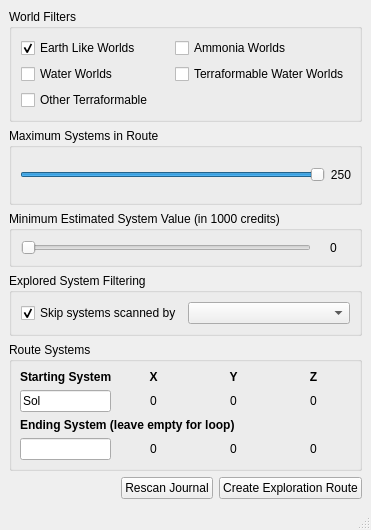
<?xml version="1.0" encoding="UTF-8"?>
<ui version="4.0">
 <class>ValueRouter</class>
 <widget class="QMainWindow" name="ValueRouter">
  <property name="geometry">
   <rect>
    <x>0</x>
    <y>0</y>
    <width>371</width>
    <height>530</height>
   </rect>
  </property>
  <property name="sizePolicy">
   <sizepolicy hsizetype="Preferred" vsizetype="Preferred">
    <horstretch>0</horstretch>
    <verstretch>0</verstretch>
   </sizepolicy>
  </property>
  <property name="minimumSize">
   <size>
    <width>371</width>
    <height>530</height>
   </size>
  </property>
  <property name="windowTitle">
   <string>Exploration Router</string>
  </property>
  <widget class="QWidget" name="centralWidget">
   <property name="sizePolicy">
    <sizepolicy hsizetype="MinimumExpanding" vsizetype="MinimumExpanding">
     <horstretch>0</horstretch>
     <verstretch>0</verstretch>
    </sizepolicy>
   </property>
   <layout class="QVBoxLayout" name="verticalLayout">
    <item>
     <widget class="QGroupBox" name="groupBox">
      <property name="sizePolicy">
       <sizepolicy hsizetype="Preferred" vsizetype="Preferred">
        <horstretch>0</horstretch>
        <verstretch>0</verstretch>
       </sizepolicy>
      </property>
      <property name="title">
       <string>World Filters</string>
      </property>
      <layout class="QGridLayout" name="gridLayout">
       <item row="0" column="0">
        <widget class="QCheckBox" name="elw">
         <property name="text">
          <string>Earth Like Worlds</string>
         </property>
         <property name="checked">
          <bool>true</bool>
         </property>
        </widget>
       </item>
       <item row="0" column="1">
        <widget class="QCheckBox" name="aw">
         <property name="text">
          <string>Ammonia Worlds</string>
         </property>
        </widget>
       </item>
       <item row="1" column="0">
        <widget class="QCheckBox" name="ww">
         <property name="text">
          <string>Water Worlds</string>
         </property>
        </widget>
       </item>
       <item row="1" column="1">
        <widget class="QCheckBox" name="wwt">
         <property name="text">
          <string>Terraformable Water Worlds</string>
         </property>
        </widget>
       </item>
       <item row="2" column="0">
        <widget class="QCheckBox" name="tf">
         <property name="text">
          <string>Other Terraformable</string>
         </property>
        </widget>
       </item>
      </layout>
     </widget>
    </item>
    <item>
     <widget class="QGroupBox" name="groupBox_5">
      <property name="sizePolicy">
       <sizepolicy hsizetype="MinimumExpanding" vsizetype="MinimumExpanding">
        <horstretch>0</horstretch>
        <verstretch>0</verstretch>
       </sizepolicy>
      </property>
      <property name="title">
       <string>Maximum Systems in Route</string>
      </property>
      <layout class="QHBoxLayout" name="horizontalLayout_4">
       <property name="spacing">
        <number>5</number>
       </property>
       <property name="leftMargin">
        <number>8</number>
       </property>
       <property name="topMargin">
        <number>8</number>
       </property>
       <property name="rightMargin">
        <number>8</number>
       </property>
       <property name="bottomMargin">
        <number>8</number>
       </property>
       <item>
        <widget class="QSlider" name="systemCountSlider">
         <property name="sizePolicy">
          <sizepolicy hsizetype="Expanding" vsizetype="Fixed">
           <horstretch>0</horstretch>
           <verstretch>100</verstretch>
          </sizepolicy>
         </property>
         <property name="minimum">
          <number>1</number>
         </property>
         <property name="maximum">
          <number>250</number>
         </property>
         <property name="value">
          <number>250</number>
         </property>
         <property name="orientation">
          <enum>Qt::Horizontal</enum>
         </property>
         <property name="invertedControls">
          <bool>false</bool>
         </property>
         <property name="tickPosition">
          <enum>QSlider::NoTicks</enum>
         </property>
         <property name="tickInterval">
          <number>5</number>
         </property>
        </widget>
       </item>
       <item>
        <widget class="QLabel" name="systemCountLabel">
         <property name="sizePolicy">
          <sizepolicy hsizetype="Preferred" vsizetype="Preferred">
           <horstretch>0</horstretch>
           <verstretch>0</verstretch>
          </sizepolicy>
         </property>
         <property name="minimumSize">
          <size>
           <width>0</width>
           <height>0</height>
          </size>
         </property>
         <property name="text">
          <string>250</string>
         </property>
         <property name="alignment">
          <set>Qt::AlignRight|Qt::AlignTrailing|Qt::AlignVCenter</set>
         </property>
        </widget>
       </item>
      </layout>
     </widget>
    </item>
    <item>
     <widget class="QGroupBox" name="groupBox_2">
      <property name="title">
       <string>Minimum Estimated System Value (in 1000 credits)</string>
      </property>
      <layout class="QHBoxLayout" name="horizontalLayout">
       <item>
        <widget class="QSlider" name="minSystemValue">
         <property name="maximum">
          <number>4000</number>
         </property>
         <property name="singleStep">
          <number>100</number>
         </property>
         <property name="pageStep">
          <number>200</number>
         </property>
         <property name="tracking">
          <bool>false</bool>
         </property>
         <property name="orientation">
          <enum>Qt::Horizontal</enum>
         </property>
        </widget>
       </item>
       <item>
        <widget class="QLabel" name="label">
         <property name="minimumSize">
          <size>
           <width>33</width>
           <height>0</height>
          </size>
         </property>
         <property name="text">
          <string>0</string>
         </property>
         <property name="alignment">
          <set>Qt::AlignCenter</set>
         </property>
        </widget>
       </item>
      </layout>
     </widget>
    </item>
    <item>
     <widget class="QGroupBox" name="commanderFilterGroup">
      <property name="title">
       <string>Explored System Filtering</string>
      </property>
      <layout class="QGridLayout" name="gridLayout_3">
       <item row="0" column="1">
        <widget class="QComboBox" name="filterCommander">
         <property name="sizePolicy">
          <sizepolicy hsizetype="MinimumExpanding" vsizetype="Preferred">
           <horstretch>0</horstretch>
           <verstretch>0</verstretch>
          </sizepolicy>
         </property>
        </widget>
       </item>
       <item row="0" column="0">
        <widget class="QCheckBox" name="filterVisited">
         <property name="sizePolicy">
          <sizepolicy hsizetype="Minimum" vsizetype="Preferred">
           <horstretch>0</horstretch>
           <verstretch>0</verstretch>
          </sizepolicy>
         </property>
         <property name="text">
          <string>Skip systems scanned by</string>
         </property>
         <property name="checked">
          <bool>true</bool>
         </property>
        </widget>
       </item>
      </layout>
     </widget>
    </item>
    <item>
     <widget class="QGroupBox" name="groupBox_7">
      <property name="sizePolicy">
       <sizepolicy hsizetype="MinimumExpanding" vsizetype="MinimumExpanding">
        <horstretch>0</horstretch>
        <verstretch>0</verstretch>
       </sizepolicy>
      </property>
      <property name="title">
       <string>Route Systems</string>
      </property>
      <property name="flat">
       <bool>false</bool>
      </property>
      <layout class="QGridLayout" name="gridLayout_4">
       <property name="leftMargin">
        <number>8</number>
       </property>
       <property name="topMargin">
        <number>8</number>
       </property>
       <property name="rightMargin">
        <number>8</number>
       </property>
       <property name="bottomMargin">
        <number>8</number>
       </property>
       <property name="horizontalSpacing">
        <number>5</number>
       </property>
       <property name="verticalSpacing">
        <number>6</number>
       </property>
       <item row="7" column="0">
        <widget class="NoBeepLineEdit" name="systemNameEnd">
         <property name="sizePolicy">
          <sizepolicy hsizetype="Expanding" vsizetype="Preferred">
           <horstretch>0</horstretch>
           <verstretch>100</verstretch>
          </sizepolicy>
         </property>
         <property name="toolTip">
          <string>Current system, used as starting point for route.</string>
         </property>
         <property name="text">
          <string/>
         </property>
         <property name="placeholderText">
          <string/>
         </property>
        </widget>
       </item>
       <item row="0" column="1">
        <widget class="QLabel" name="label_7">
         <property name="font">
          <font>
           <weight>75</weight>
           <bold>true</bold>
          </font>
         </property>
         <property name="text">
          <string>X</string>
         </property>
         <property name="alignment">
          <set>Qt::AlignCenter</set>
         </property>
        </widget>
       </item>
       <item row="1" column="0">
        <widget class="NoBeepLineEdit" name="systemName">
         <property name="sizePolicy">
          <sizepolicy hsizetype="Expanding" vsizetype="Preferred">
           <horstretch>0</horstretch>
           <verstretch>100</verstretch>
          </sizepolicy>
         </property>
         <property name="toolTip">
          <string>Current system, used as starting point for route.</string>
         </property>
         <property name="text">
          <string>Sol</string>
         </property>
         <property name="placeholderText">
          <string/>
         </property>
        </widget>
       </item>
       <item row="1" column="3">
        <widget class="QLabel" name="z">
         <property name="sizePolicy">
          <sizepolicy hsizetype="Minimum" vsizetype="Preferred">
           <horstretch>0</horstretch>
           <verstretch>0</verstretch>
          </sizepolicy>
         </property>
         <property name="minimumSize">
          <size>
           <width>75</width>
           <height>0</height>
          </size>
         </property>
         <property name="font">
          <font>
           <weight>50</weight>
           <bold>false</bold>
          </font>
         </property>
         <property name="text">
          <string>0</string>
         </property>
         <property name="alignment">
          <set>Qt::AlignCenter</set>
         </property>
        </widget>
       </item>
       <item row="0" column="3">
        <widget class="QLabel" name="label_8">
         <property name="font">
          <font>
           <weight>75</weight>
           <bold>true</bold>
          </font>
         </property>
         <property name="text">
          <string>Z</string>
         </property>
         <property name="alignment">
          <set>Qt::AlignCenter</set>
         </property>
        </widget>
       </item>
       <item row="1" column="1">
        <widget class="QLabel" name="x">
         <property name="sizePolicy">
          <sizepolicy hsizetype="Minimum" vsizetype="Preferred">
           <horstretch>0</horstretch>
           <verstretch>0</verstretch>
          </sizepolicy>
         </property>
         <property name="minimumSize">
          <size>
           <width>75</width>
           <height>0</height>
          </size>
         </property>
         <property name="font">
          <font>
           <weight>50</weight>
           <bold>false</bold>
          </font>
         </property>
         <property name="text">
          <string>0</string>
         </property>
         <property name="alignment">
          <set>Qt::AlignCenter</set>
         </property>
        </widget>
       </item>
       <item row="1" column="2">
        <widget class="QLabel" name="y">
         <property name="sizePolicy">
          <sizepolicy hsizetype="Minimum" vsizetype="Preferred">
           <horstretch>0</horstretch>
           <verstretch>0</verstretch>
          </sizepolicy>
         </property>
         <property name="minimumSize">
          <size>
           <width>75</width>
           <height>0</height>
          </size>
         </property>
         <property name="font">
          <font>
           <weight>50</weight>
           <bold>false</bold>
          </font>
         </property>
         <property name="text">
          <string>0</string>
         </property>
         <property name="alignment">
          <set>Qt::AlignCenter</set>
         </property>
        </widget>
       </item>
       <item row="0" column="2">
        <widget class="QLabel" name="label_5">
         <property name="font">
          <font>
           <weight>75</weight>
           <bold>true</bold>
          </font>
         </property>
         <property name="text">
          <string>Y</string>
         </property>
         <property name="alignment">
          <set>Qt::AlignCenter</set>
         </property>
        </widget>
       </item>
       <item row="0" column="0">
        <widget class="QLabel" name="label_6">
         <property name="font">
          <font>
           <weight>75</weight>
           <bold>true</bold>
          </font>
         </property>
         <property name="text">
          <string>Starting System</string>
         </property>
        </widget>
       </item>
       <item row="7" column="1">
        <widget class="QLabel" name="xEnd">
         <property name="sizePolicy">
          <sizepolicy hsizetype="Minimum" vsizetype="Preferred">
           <horstretch>0</horstretch>
           <verstretch>0</verstretch>
          </sizepolicy>
         </property>
         <property name="minimumSize">
          <size>
           <width>75</width>
           <height>0</height>
          </size>
         </property>
         <property name="font">
          <font>
           <weight>50</weight>
           <bold>false</bold>
          </font>
         </property>
         <property name="text">
          <string>0</string>
         </property>
         <property name="alignment">
          <set>Qt::AlignCenter</set>
         </property>
        </widget>
       </item>
       <item row="7" column="2">
        <widget class="QLabel" name="yEnd">
         <property name="sizePolicy">
          <sizepolicy hsizetype="Minimum" vsizetype="Preferred">
           <horstretch>0</horstretch>
           <verstretch>0</verstretch>
          </sizepolicy>
         </property>
         <property name="minimumSize">
          <size>
           <width>75</width>
           <height>0</height>
          </size>
         </property>
         <property name="font">
          <font>
           <weight>50</weight>
           <bold>false</bold>
          </font>
         </property>
         <property name="text">
          <string>0</string>
         </property>
         <property name="alignment">
          <set>Qt::AlignCenter</set>
         </property>
        </widget>
       </item>
       <item row="7" column="3">
        <widget class="QLabel" name="zEnd">
         <property name="sizePolicy">
          <sizepolicy hsizetype="Minimum" vsizetype="Preferred">
           <horstretch>0</horstretch>
           <verstretch>0</verstretch>
          </sizepolicy>
         </property>
         <property name="minimumSize">
          <size>
           <width>75</width>
           <height>0</height>
          </size>
         </property>
         <property name="font">
          <font>
           <weight>50</weight>
           <bold>false</bold>
          </font>
         </property>
         <property name="text">
          <string>0</string>
         </property>
         <property name="alignment">
          <set>Qt::AlignCenter</set>
         </property>
        </widget>
       </item>
       <item row="6" column="0" colspan="3">
        <widget class="QLabel" name="label_9">
         <property name="font">
          <font>
           <weight>75</weight>
           <bold>true</bold>
          </font>
         </property>
         <property name="text">
          <string>Ending System (leave empty for loop)</string>
         </property>
        </widget>
       </item>
      </layout>
     </widget>
    </item>
    <item>
     <layout class="QHBoxLayout" name="horizontalLayout_2">
      <property name="sizeConstraint">
       <enum>QLayout::SetDefaultConstraint</enum>
      </property>
      <item>
       <spacer name="horizontalSpacer">
        <property name="orientation">
         <enum>Qt::Horizontal</enum>
        </property>
        <property name="sizeType">
         <enum>QSizePolicy::MinimumExpanding</enum>
        </property>
        <property name="sizeHint" stdset="0">
         <size>
          <width>40</width>
          <height>20</height>
         </size>
        </property>
       </spacer>
      </item>
      <item>
       <widget class="QPushButton" name="rescanJournalButton">
        <property name="sizePolicy">
         <sizepolicy hsizetype="Preferred" vsizetype="Minimum">
          <horstretch>0</horstretch>
          <verstretch>0</verstretch>
         </sizepolicy>
        </property>
        <property name="text">
         <string>Rescan Journal</string>
        </property>
       </widget>
      </item>
      <item>
       <widget class="QPushButton" name="createRouteButton">
        <property name="sizePolicy">
         <sizepolicy hsizetype="Preferred" vsizetype="Minimum">
          <horstretch>0</horstretch>
          <verstretch>0</verstretch>
         </sizepolicy>
        </property>
        <property name="text">
         <string>Create Exploration Route</string>
        </property>
       </widget>
      </item>
     </layout>
    </item>
   </layout>
  </widget>
  <widget class="QStatusBar" name="statusBar"/>
  <widget class="QMenuBar" name="menuBar">
   <property name="geometry">
    <rect>
     <x>0</x>
     <y>0</y>
     <width>371</width>
     <height>21</height>
    </rect>
   </property>
  </widget>
 </widget>
 <customwidgets>
  <customwidget>
   <class>NoBeepLineEdit</class>
   <extends>QLineEdit</extends>
   <header location="global">src/Widgets/NoBeepLineEdit.h</header>
  </customwidget>
 </customwidgets>
 <resources/>
 <connections>
  <connection>
   <sender>systemCountSlider</sender>
   <signal>valueChanged(int)</signal>
   <receiver>systemCountLabel</receiver>
   <slot>setNum(int)</slot>
   <hints>
    <hint type="sourcelabel">
     <x>259</x>
     <y>153</y>
    </hint>
    <hint type="destinationlabel">
     <x>441</x>
     <y>150</y>
    </hint>
   </hints>
  </connection>
  <connection>
   <sender>minSystemValue</sender>
   <signal>sliderMoved(int)</signal>
   <receiver>label</receiver>
   <slot>setNum(int)</slot>
   <hints>
    <hint type="sourcelabel">
     <x>373</x>
     <y>217</y>
    </hint>
    <hint type="destinationlabel">
     <x>437</x>
     <y>217</y>
    </hint>
   </hints>
  </connection>
  <connection>
   <sender>minSystemValue</sender>
   <signal>valueChanged(int)</signal>
   <receiver>label</receiver>
   <slot>setNum(int)</slot>
   <hints>
    <hint type="sourcelabel">
     <x>266</x>
     <y>217</y>
    </hint>
    <hint type="destinationlabel">
     <x>437</x>
     <y>217</y>
    </hint>
   </hints>
  </connection>
  <connection>
   <sender>minSystemValue</sender>
   <signal>valueChanged(int)</signal>
   <receiver>ValueRouter</receiver>
   <slot>updateFilters()</slot>
   <hints>
    <hint type="sourcelabel">
     <x>148</x>
     <y>217</y>
    </hint>
    <hint type="destinationlabel">
     <x>1359</x>
     <y>17</y>
    </hint>
   </hints>
  </connection>
  <connection>
   <sender>systemCountSlider</sender>
   <signal>valueChanged(int)</signal>
   <receiver>ValueRouter</receiver>
   <slot>saveSettings()</slot>
   <hints>
    <hint type="sourcelabel">
     <x>152</x>
     <y>138</y>
    </hint>
    <hint type="destinationlabel">
     <x>458</x>
     <y>480</y>
    </hint>
   </hints>
  </connection>
 </connections>
 <slots>
  <slot>updateFilters()</slot>
  <slot>saveSettings()</slot>
 </slots>
</ui>
